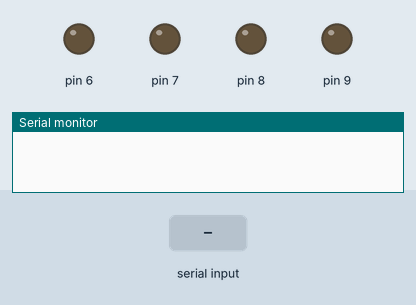
This sketch was run on a simulated Arduino Uno, built with avr-gcc and run on an emulated ATmega328P. Shown: output pins drawn as LEDs (lit = HIGH), the last lines printed to the serial monitor. The inputs (shaded band) are chosen by the test bench.

Above: at 1.2 s.
1.3 s: "FORWARD" received over the second serial link
At 2.3 s:
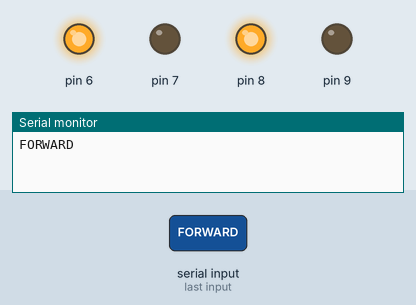
2.8 s: "BACK" received over the second serial link
At 3.4 s:
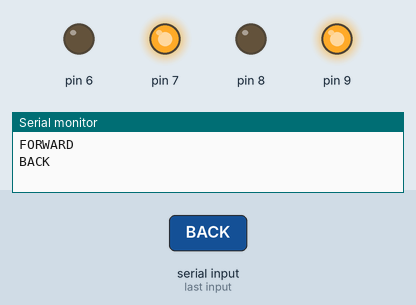
4.3 s: "RIGHT" received over the second serial link
At 4.6 s:
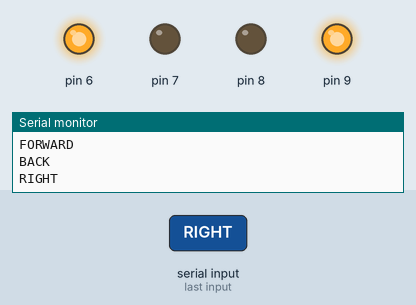
5.8 s: "LEFT" received over the second serial link
At 6.9 s:
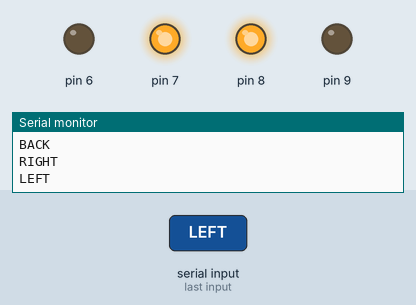
Timing chart, 0 to 8.3 s (numbered marks = the images above; inputs shaded):
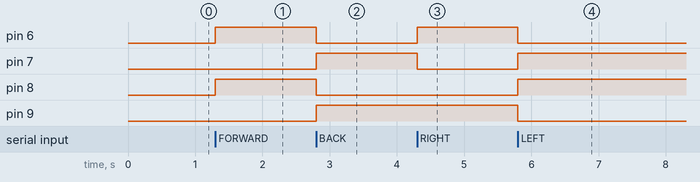

Measured:
- after the input at 1.3 s, pin 6, pin 8: LOW → HIGH at once
- after the input at 2.8 s, pin 6, pin 8: HIGH → LOW at once; pin 7, pin 9: LOW → HIGH at once
- after the input at 4.3 s, pin 6: LOW → HIGH at once; pin 7: HIGH → LOW at once
- after the input at 5.8 s, pin 6, pin 9: HIGH → LOW at once; pin 7, pin 8: LOW → HIGH at once

The sketch:

sirko.ino
```cpp
/*ROBO BLG 5key*/

#include <SoftwareSerial.h>
SoftwareSerial BT(10, 11); //TX, RX respectively
String readdata;
void setup()
{
BT.begin(9600);
Serial.begin(9600);
pinMode(6,OUTPUT);
pinMode(7,OUTPUT);
pinMode(8,OUTPUT);
pinMode(9,OUTPUT);
}

void loop()
{
while (BT.available())
{
char c = BT.read();
readdata += c;
}
if (readdata.length() > 0)
{
Serial.println(readdata);
if(readdata == "FORWARD")
{
digitalWrite(6,HIGH);
digitalWrite(7,LOW);
digitalWrite(8,HIGH);
digitalWrite(9,LOW);
delay(50);
}
else if (readdata == "BACK")
{
digitalWrite(6,LOW);
digitalWrite(7,HIGH);
digitalWrite(8,LOW);
digitalWrite(9,HIGH);
delay(50);
}
else if(readdata =="RIGHT")
{
digitalWrite(6,HIGH);
digitalWrite(7,LOW);
digitalWrite(8,LOW);
digitalWrite(9,HIGH);
delay(50);
}
else if(readdata =="LEFT")
{
digitalWrite(6,LOW);
digitalWrite(7,HIGH);
digitalWrite(8,HIGH);
digitalWrite(9,LOW);
delay(50);
}
else if(readdata =="STOP")
{
digitalWrite(6,LOW);
digitalWrite(7,LOW);
digitalWrite(8,LOW);
digitalWrite(9,LOW);
delay(50);
}
readdata="";
}
}
```
